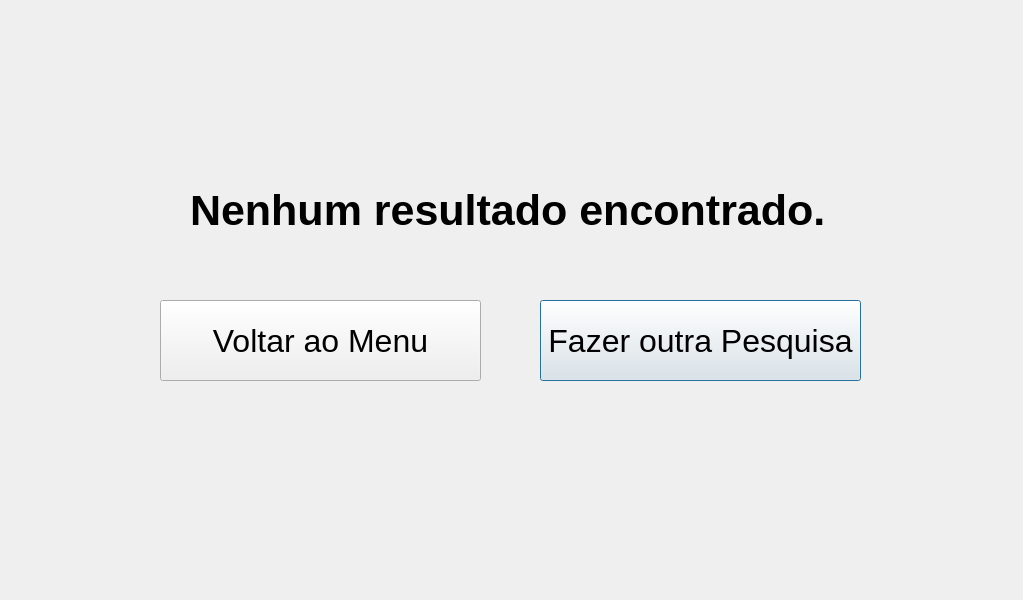
<?xml version="1.0" encoding="UTF-8"?>
<ui version="4.0">
 <class>Dialog</class>
 <widget class="QDialog" name="Dialog">
  <property name="geometry">
   <rect>
    <x>0</x>
    <y>0</y>
    <width>1023</width>
    <height>600</height>
   </rect>
  </property>
  <property name="windowTitle">
   <string>Dialog</string>
  </property>
  <widget class="QLabel" name="label">
   <property name="geometry">
    <rect>
     <x>190</x>
     <y>190</y>
     <width>641</width>
     <height>41</height>
    </rect>
   </property>
   <property name="font">
    <font>
     <family>Arial</family>
     <pointsize>32</pointsize>
     <weight>75</weight>
     <bold>true</bold>
    </font>
   </property>
   <property name="text">
    <string>Nenhum resultado encontrado.</string>
   </property>
  </widget>
  <widget class="QPushButton" name="pesquisarButton">
   <property name="geometry">
    <rect>
     <x>540</x>
     <y>300</y>
     <width>321</width>
     <height>81</height>
    </rect>
   </property>
   <property name="font">
    <font>
     <family>Arial</family>
     <pointsize>24</pointsize>
    </font>
   </property>
   <property name="text">
    <string>Fazer outra Pesquisa</string>
   </property>
  </widget>
  <widget class="QPushButton" name="menuButton">
   <property name="geometry">
    <rect>
     <x>160</x>
     <y>300</y>
     <width>321</width>
     <height>81</height>
    </rect>
   </property>
   <property name="font">
    <font>
     <family>Arial</family>
     <pointsize>24</pointsize>
    </font>
   </property>
   <property name="text">
    <string>Voltar ao Menu</string>
   </property>
  </widget>
 </widget>
 <resources/>
 <connections/>
</ui>
